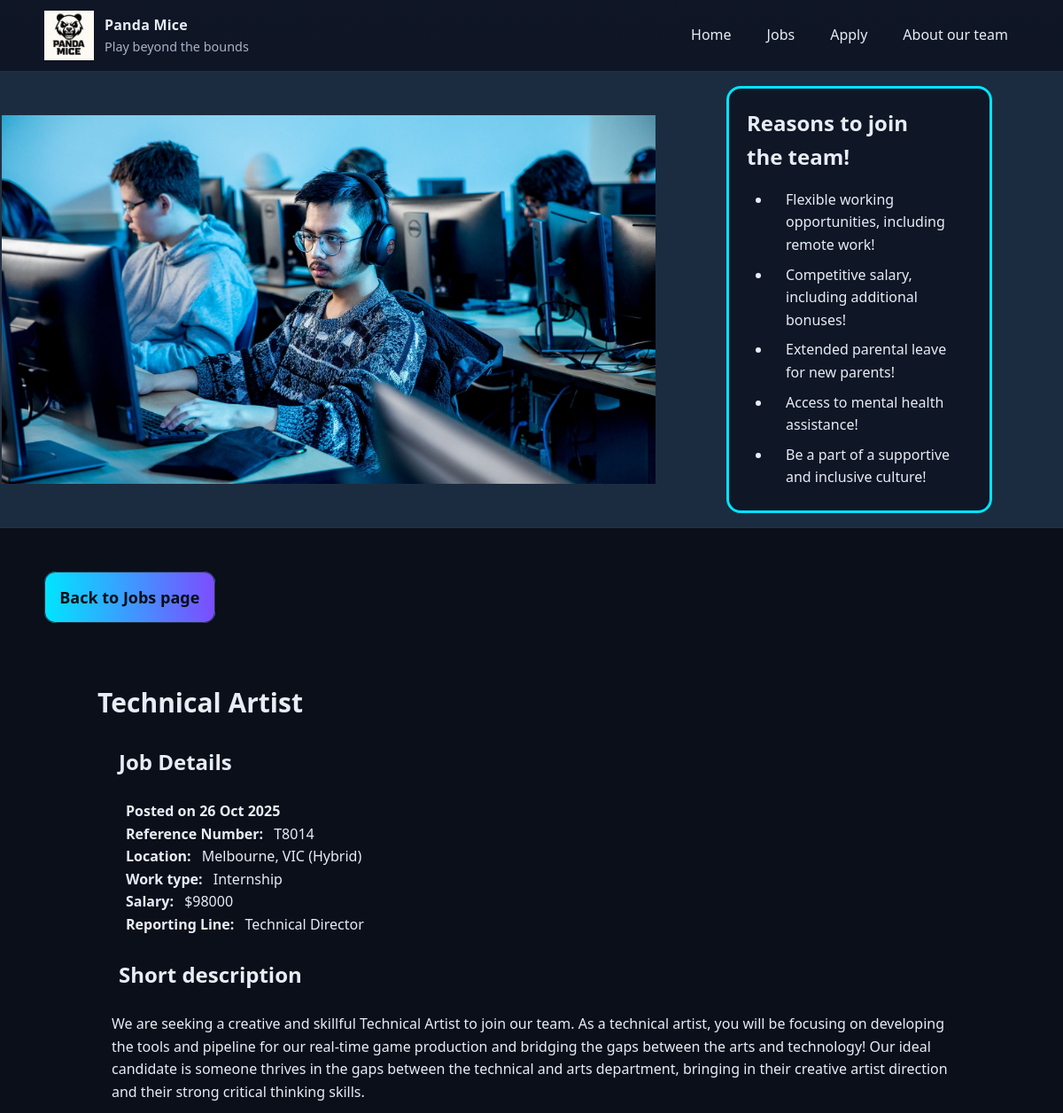
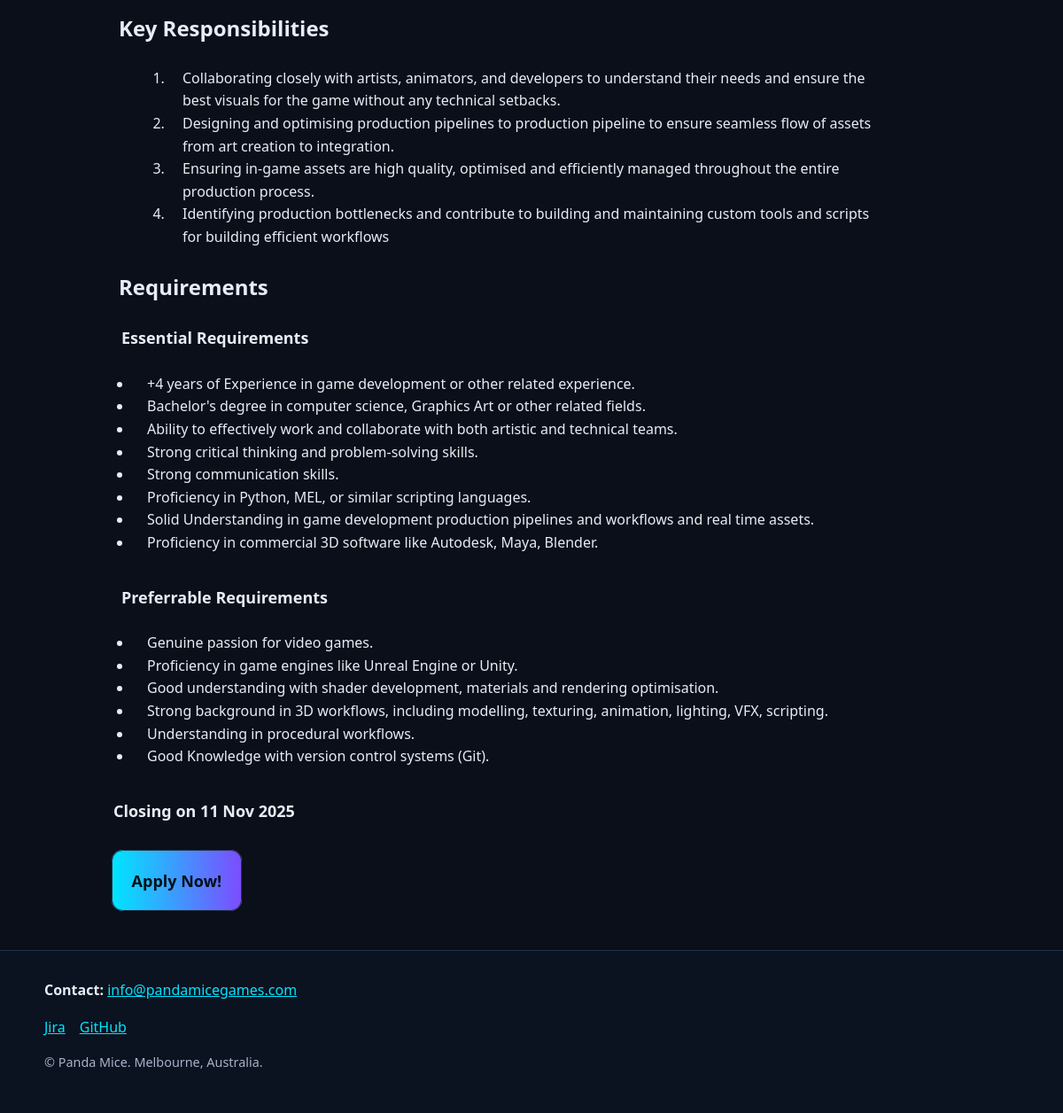
Page /job-desc.php?jobref=T8014 on the committed database (2 pictures, top to bottom).
### tables this page shows
CREATE TABLE jobs (
  job_ref VARCHAR(5) PRIMARY KEY,           
  title VARCHAR(150) NOT NULL,              
  category VARCHAR(50) NOT NULL,            
  location VARCHAR(100) NOT NULL,           
  remote varchar(20) NOT NULL,              
  job_type VARCHAR(50) NOT NULL,            
  salary VARCHAR(100) NOT NULL,             
  reporting_line VARCHAR(100) NOT NULL,     
  description TEXT NOT NULL,                
  responsibilities TEXT NOT NULL,           
  essential_req TEXT NOT NULL,              
  preferrable_req TEXT NOT NULL,            
  opening_date DATE NOT NULL,               
  closing_date DATE NOT NULL               
);

### job-desc.php (the view, shortened to what this page needs)
<!DOCTYPE html>
<html lang="en">
    <head>
        <link rel="stylesheet" href="styles/jobs_desc_styles.css">
    </head>
    <body>
        <?php include 'header.inc'?>
        <main class=site-main>
            <div class="hero">
                <div class="hero-content">
                    <img src="images/careers.jpg" alt="A group of developers working on computers">
                    <aside aria-labelledby='benefits'>
                        <h1 id='benefits'>Reasons to join the team!</h1>
                        <ul>
                            <li><p>Flexible working opportunities, including remote work!</p></li>
                            <li><p>Competitive salary, including additional bonuses!</p></li>
                            <li><p>Extended parental leave for new parents!</p></li>
                            <li><p>Access to mental health assistance!</p></li>
                            <li><p>Be a part of a supportive and inclusive culture!</p></li>
                        </ul>
                    </aside>
                </div>
            </div>
            <div class="container">
                <?php
                    require_once "settings.php";
                    $conn = @mysqli_connect($host,$user,$pwd,$sql_db);
                    if ($conn) {
                        if (isset($_GET['jobref'])) {
                            $job_ref = mysqli_real_escape_string($conn, $_GET['jobref']);
                            $stmt = $conn->prepare("SELECT * FROM jobs WHERE job_ref = ? ");
                            $stmt->bind_param("s", $job_ref);
                            $stmt->execute();
                            $result = $stmt->get_result();
                            if ($result) {
                                while ($row = mysqli_fetch_assoc($result)) {
                                    $OpenDate = htmlspecialchars($row['opening_date']);
                                    $Opentimestamp = strtotime($OpenDate);
                                    $OpenDate = date("d M Y", $Opentimestamp);
                                    $CloseDate = htmlspecialchars($row['closing_date']);
                                    $Closetimestamp = strtotime($CloseDate);
                                    $CloseDate = date("d M Y", $Closetimestamp);
                                    $var = htmlspecialchars($row['job_ref']);
                                    $encodeRow = urlencode($var);
                                    echo
                                    "
                                     <div class='return-btn'>
                                        <div class='return-btn'>
                                            <a aria-label='Return to Jobs page' href='jobs.php'>Back to Jobs page</a>
                                        </div>
                                    </div>
                                    <div class='container'>
                                        <div class='job-position'>
                                            <h2>". $row['title'] ."</h2>
                                                <section class='job-details' aria-labelledby='job-detail'>
                                                    <h3 id='job-detail'>Job Details</h3>
                                                    <p><strong>Posted on ". $OpenDate ."</strong></p>
                                                    <p><strong>Reference Number: </strong>". htmlspecialchars($row['job_ref'])."</p>
                                                    <p><strong>Location: </strong>". htmlspecialchars($row['location'])." (". htmlspecialchars($row['remote']) .")</p>
                                                    <p><strong>Work type: </strong>". htmlspecialchars($row['job_type'])."</p>
                                                    <p><strong>Salary: </strong>$".htmlspecialchars($row['salary'])."</p>
                                                    <p><strong>Reporting Line: </strong>".htmlspecialchars($row['reporting_line'])."</p>
                                                </section>
                                                <section class='job-desc' aria-labelledby='job-desc'>
                                                    <h3 id='job-desc'>Short description</h3>
                                                    <p>".htmlspecialchars($row['description'])."</p>
                                                </section>
                                                <section class='key-resp' aria-labelledby='key-resp'>
                                                    <h3 id='key-resp'>Key Responsibilities</h3>
                                                    <ol>";
                                                    $resp_str = $row['responsibilities'];
                                                    $key_resp = explode("|", $resp_str);
                                                    for ($x = 0; $x < count($key_resp); $x++ ) {
                                                        echo "<li><p>".htmlspecialchars($key_resp[$x])."</p></li>";
                                                    }
                                                    echo "</ol>
                                                </section>
                                                <section class='job-req' aria-labelledby='job-req'>
                                                    <h3 id='job-req'>Requirements</h3>
                                                    <section aria-labelledby='ess-req'>
                                                        <h4 id='ess-req'> Essential Requirements </h4>
                                                        <ul>";
                                                        $ess_str = $row['essential_req'];
                                                        $ess_req = explode("|", $ess_str);
                                                        for ($x = 0; $x < count($ess_req); $x++ ) {
                                                            echo "<li><p>".htmlspecialchars($ess_req[$x])."</p></li>";
                                                        }
                                                        echo "</ul>
                                                    </section>
                                                    <section aria-labelledby='prefer-req'>
                                                        <h4 id='prefer-req'>Preferrable Requirements</h4>
                                                        <ul>";
                                                        $pref_str = $row['preferrable_req'];
                                                        $pref_req = explode("|", $pref_str);
                                                        for ($x = 0; $x < count($pref_req); $x++ ) {
                                                            echo "<li><p>".htmlspecialchars($pref_req[$x])."</p></li>";
                                                        }
                                                        echo "</ul>
                                                    </section>
                                                </section>
                                                <div class='close-date'>
                                                    <p><strong>Closing on ". $CloseDate ."</strong></p>
                                                </div>
                                                <div class='apply-btn'>
                                                    <a aria-label='Apply for the job' href='apply.php?jobref=$encodeRow'>Apply Now!</a>
                                                </div>
                                        </div>
                                    </div>
                                    ";
                                }
                            } else {
                                echo
                                "<p>Whoops! Looks like the job is unavailable! </p>";
                            }
                        }
                    } else {
                        echo "<p>Unable to connect to database.</p>";
                    }
                ?>
            </div>
        </main>
        <?php include 'footer.inc'; ?>
    </body>
</html>

### styles/jobs_desc_styles.css (style rules this page uses)
:root { --bg: #0a0f1a; --panel: #0f1626; --muted: #a8b3c7; --text: #e7edf5; --accent: #00e5ff; --accent-2: #7c4dff; --border: #233142; }
* { box-sizing: border-box; }
html { color-scheme: dark; }
body { margin: 0; font-family: system-ui, Segoe UI, Roboto, Helvetica, Arial, sans-serif; line-height: 1.6; color: var(--text); background: var(--bg); }
.container { width: min(1100px, 92%); margin: 0 auto; }
.hero { border-bottom: var(--border) 1px solid; display: inline-flex; justify-content: center; padding: 0rem; width: 100%; background-color: #1c2c40; }
.hero-content { display: inline-flex; justify-content: space-evenly; gap: 5rem; align-items: center; width: 100%; padding: 0rem; margin: 0rem; }
.hero img { flex-grow: 1; width: 60%; height: fit-content; border-left: var(--border) 2px solid; }
aside { width: 25%; float: right; border-radius: 1em; background-color: var(--panel); border:var(--accent) 3px solid; margin: 1rem 5rem 1rem 0rem; padding: 0.5rem; }
.hero li { margin: 0.3em 0em; padding: 0em; }
.hero h1 { margin: 0.5em; width: 80%; }
.hero p { margin: 0.5em 1em; }
.job-position { width: 100%; margin: 1em 0em 0em; padding: 0em 1em; }
.job-position h2 { color: #e7edf5; display: inline-block; font-size: 30px; margin: 0em; padding: 0em; }
.job-details h3, .job-desc h3, .key-resp h3, .job-req h3 { color: #e7edf5; font-size: 24px; margin: 1em 1em 1em; }
.job-details strong { color: #e7edf5; margin: 0em 0.5em 0em 1em; }
.key-resp ol { margin: 0em 3em; padding: 0em 2em; }
.job-req h4 { color: #e7edf5; font-size: 18px; margin: 1em 1em 0.5em 1.5em; }
.job-req ul { display: inline-block; }
.job-position p { margin: 0em 1em; }
.close-date p { margin: 1em; font-size: 18px; }
.apply-btn { display: inline-block; margin: 2em 1em 1em; }
.apply-btn a, .return-btn a { border-radius: 0.7em; background: linear-gradient(90deg, #00e5ff, #7c4dff); color: #001018; margin: 0em; padding: 1.2em; font-size: 18px; font-weight: bold; border: 1px solid #233142; text-decoration: none; }
.return-btn a { padding: 0.9em; }
.return-btn { display: inline-block; margin: 2em 0em 2em; }

### rows in the picture
jobs: title "Technical Artist", opening_date "26 Oct 2025", job_ref "T8014", location "Melbourne, VIC", remote "Hybrid", job_type "Internship", salary "98000", reporting_line "Technical Director", description "We are seeking a creative and skillful Technical Artist to join our team. As a technical artist, you will be focusing on developing the tools and pipeline for our real-time game production and bridging the gaps between the arts and technology! Our ideal candidate is someone thrives in the gaps between the technical and arts department, bringing in their creative artist direction and their strong critical thinking skills.", responsibilities "Collaborating closely with artists, animators, and developers to understand their needs and ensure the best visuals for the game without any technical setbacks.", responsibilities "Designing and optimising production pipelines to production pipeline to ensure seamless flow of assets from art creation to integration.", responsibilities "Ensuring in-game assets are high quality, optimised and efficiently managed throughout the entire production process.", responsibilities "Identifying production bottlenecks and contribute to building and maintaining custom tools and scripts for building efficient workflows", essential_req "+4 years of Experience in game development or other related experience.", essential_req "Bachelor's degree in computer science, Graphics Art or other related fields.", essential_req "Ability to effectively work and collaborate with both artistic and technical teams.", essential_req "Strong critical thinking and problem-solving skills.", essential_req "Strong communication skills.", essential_req "Proficiency in Python, MEL, or similar scripting languages.", essential_req "Solid Understanding in game development production pipelines and workflows and real time assets.", essential_req "Proficiency in commercial 3D software like Autodesk, Maya, Blender.", preferrable_req "Genuine passion for video games.", preferrable_req "Proficiency in game engines like Unreal Engine or Unity.", preferrable_req "Good understanding with shader development, materials and rendering optimisation.", preferrable_req "Strong background in 3D workflows, including modelling, texturing, animation, lighting, VFX, scripting.", preferrable_req "Understanding in procedural workflows.", preferrable_req "Good Knowledge with version control systems (Git).", closing_date "11 Nov 2025"
